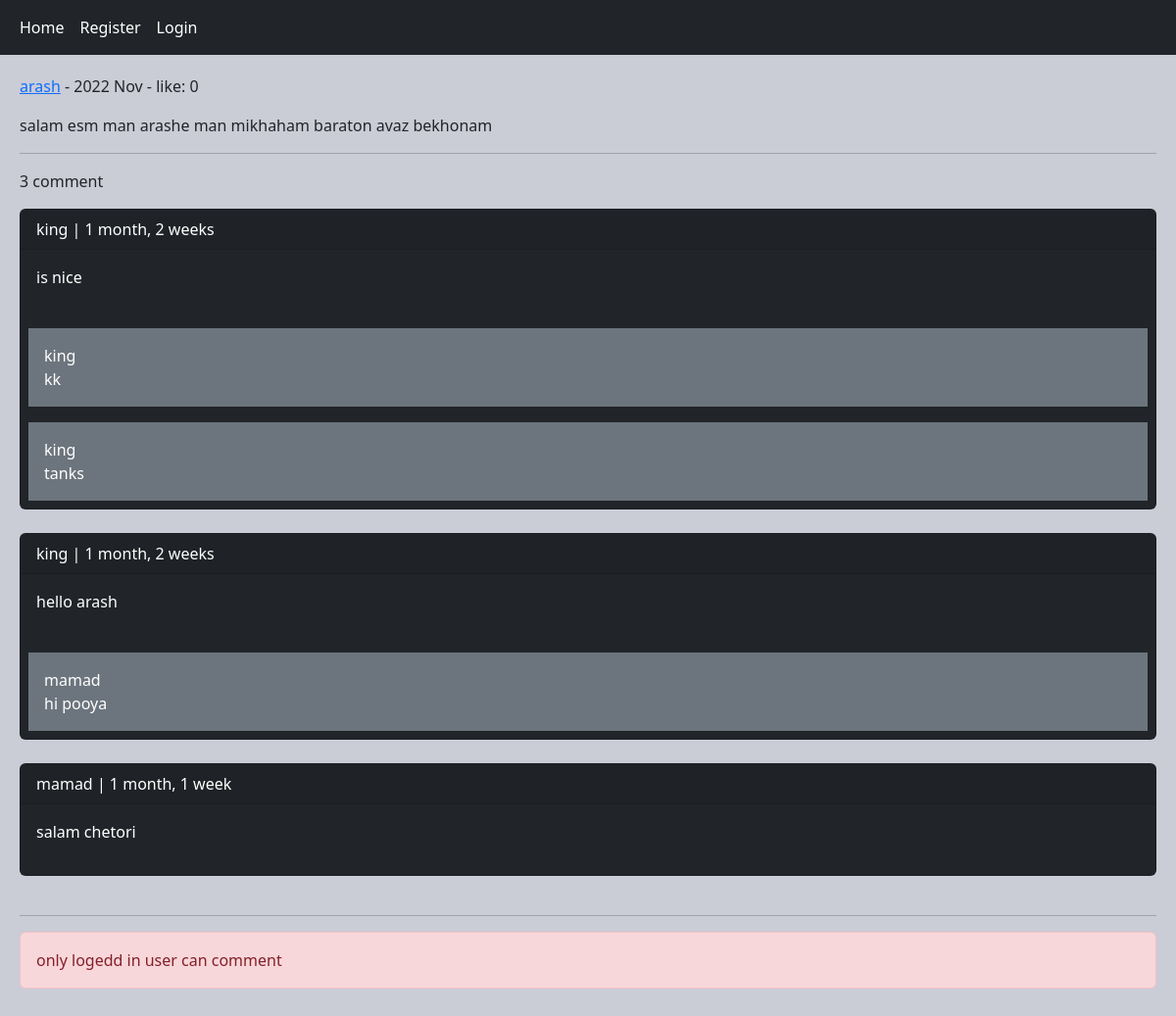
Before: /post/2/salam-esm-man-arashe-man-mikhaham-baraton-avaz-bek/ with the older database file.
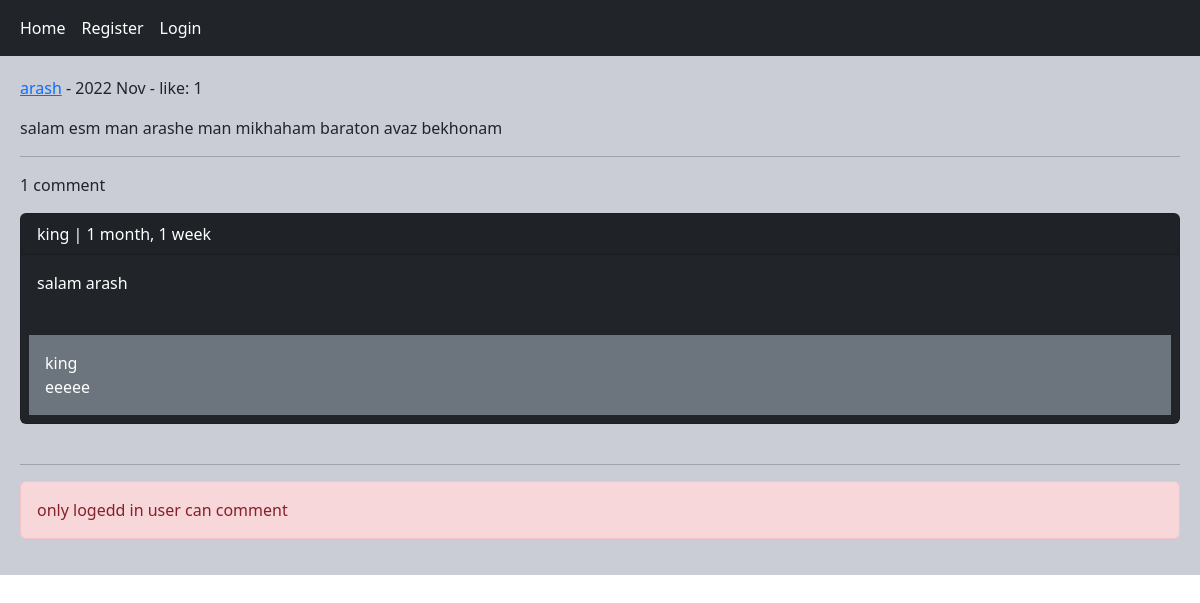
After: the same page with the newer database file.
### home/models.py (models this page shows, shortened)
class Post(models.Model):
    user = models.ForeignKey(User, on_delete = models.CASCADE, related_name = 'posts')
    body = models.TextField()
    slug = models.SlugField()
    update = models.DateTimeField(auto_now = True)
    created = models.DateTimeField(auto_now_add = True)
    class Meta():
        ordering = ['-created','body']
    def like_count(self):
        return self.pvotes.count()

class Comment(models.Model):
    user = models.ForeignKey(User, on_delete = models.CASCADE, related_name = 'ucomments')
    post = models.ForeignKey(Post, on_delete = models.CASCADE, related_name = 'pcomments')
    reply = models.ForeignKey('Comment', on_delete = models.CASCADE, related_name = 'rcomments', blank = True, null = True)
    is_reply = models.BooleanField(default = False)
    body = models.TextField(max_length = 400)
    created = models.DateTimeField(auto_now_add = True)

### home/views.py (the view, shortened to what this page needs)
# urls.py: path('post/<int:post_id>/<slug:post_slug>/', views.PostDetailView.as_view(), name = 'post_detail'),
class PostDetailView(View):
    form_class = CommentCreateForm
    form_class_reply = CommentreplyForm
    def setup(self, request, *args, **kwargs):
        self.post_instance = Post.objects.get(pk = kwargs['post_id'], slug = kwargs['post_slug'])
        return super().setup(request, *args, **kwargs)
    def get(self, request, *args, **kwargs):
        comments = self.post_instance.pcomments.filter(is_reply = False)
        return render (request, 'home/detail.html', {'post':self.post_instance, 'comments':comments, 'form':self.form_class, 'relpy_form':self.form_class_reply})

### home/templates/home/detail.html (shortened to what this page needs)
{% extends 'base.html' %}
{% block content %}
    <p><a href="{% url 'account:user_profile' post.user.id %}">{{ post.user.username }}</a> - {{ post.update | date:"Y M" }} - like: {{ post.like_count }}</p>
    <p>{{ post.body }}</p>
    <hr/>
    <p>{{ comments.count }} comment</p>
    {% for comment in comments %}
    <div class="card bg-dark text-white">
        <p class="card-header">{{ comment.user }} | {{ comment.created|timesince }}</p>
        <p class="card-body">{{ comment.body }}</p>
        {% for reply in comment.rcomments.all %}
        <p class="bg-secondary p-3 m-2">{{ reply.user }}<br/>{{ reply.body }} </p>
        {% endfor %}
        </div> <br/>
        {% empty %}
        <p>No comment yet !</p>
        {% endfor %}
        <hr/>
        {% if request.user.is_authenticated %}
        <form action="" method="post" class="col-md-5">
            {% csrf_token %}
            {{ form.as_p }}
            <input type="submit" value="send" class="btn btn-dark">
        </form><br/>
        {% else %}
            <p class="alert alert-danger">only logedd in user can comment</p>
        {% endif %}
        {% endblock %}

### templates/base.html (shortened to what this page needs)
<!DOCTYPE html>
<html lang="en">
<head>
    <link href="https://cdn.jsdelivr.net/npm/bootstrap@5.2.2/dist/css/bootstrap.min.css" rel="stylesheet">
</head>
<body>
    {% include 'inc/navbar.html' %}
    <div class="jumbotron">
        {% block content %} {% endblock %}
    </div>
</body>
</html>

### templates/inc/navbar.html
<nav class="navbar navbar-expand-lg navbar-dark bg-dark">
    <div class="container-fluid">
        <div class="navbar-nav">
          <a class="nav-link active" href="{% url 'home:home' %}">Home</a>
          {% if request.user.is_authenticated %}
          <a class="nav-link active" href="{% url 'account:user_profile' request.user.id %}">Profile</a>
          <a class="nav-link active" href="{% url 'account:user_logout' %}">Logout</a>
          {% else %}
          <a class="nav-link active" href="{% url 'account:user_register' %}">Register</a>
          <a class="nav-link active" href="{% url 'account:user_login' %}">Login</a>
          {% endif %}
        </div>
    </div>
  </nav>

### templates/base.html (style rules this page uses)
.jumbotron { padding: 20px; margin-bottom: 20px; background-color: rgb(202, 204, 214); }

Changed rows visible on the page:
removed Comment: user "king", created "1 month, 2 weeks", body "is nice"
removed Comment: user "king", body "kk"
removed Comment: user "king", body "tanks"
removed Comment: user "king", created "1 month, 2 weeks", body "hello arash"
removed Comment: user "mamad", body "hi pooya", shown under "king"
removed Comment: user "mamad", created "1 month, 1 week", body "salam chetori"
computed for Post "salam esm man arashe man mikhaham baraton avaz bekhonam": like_count "0" → "1"
added Comment: user "king", created "1 month, 1 week", body "salam arash"
added Comment: user "king", body "eeeee"
Other visible differences:
{{ comments.count }}: "3" → "1"
